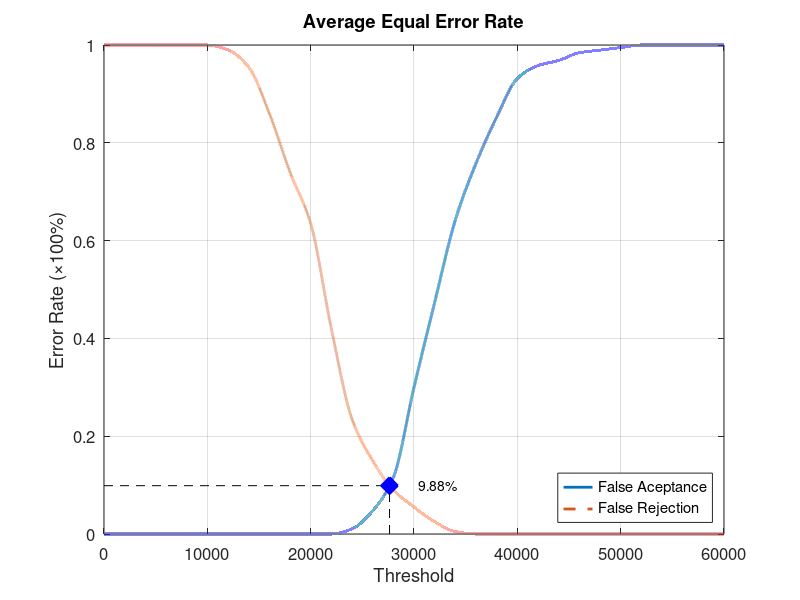
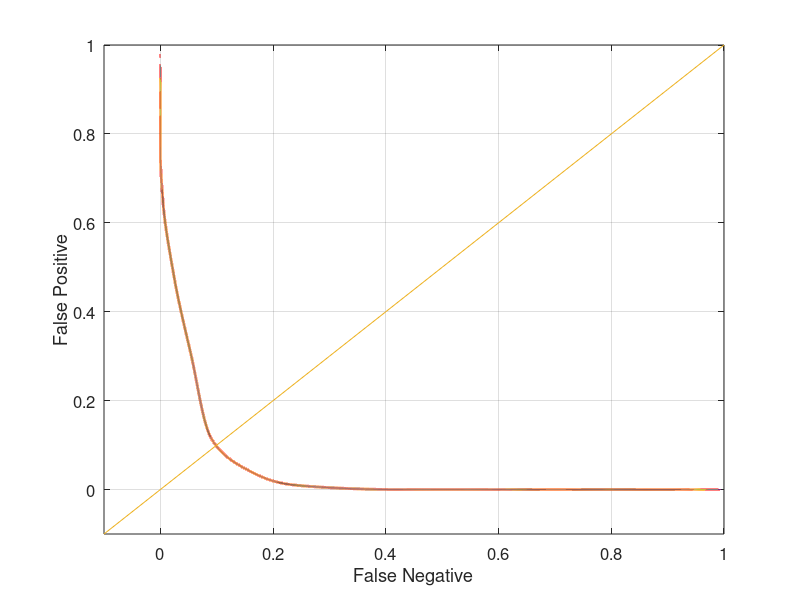

MATLAB code for these plots, in order:
function yEER = Database4_2
close all;
clear;
clc;
x = 0:2000:60000;
xq = 0:0.5:60000;

y0 = [0 0 0 0 0 0 0 0 0 0 0 0 0.0105263 0.0473684 0.115789 0.3 0.473684 0.642105 0.757895 0.852632 0.931579 0.957895 0.968421 0.984211 0.989474 0.994737 1 1 1 1 1];
yy0 = interp1(x, y0, xq, 'pchip');
y1 = [1 1 1 1 1 1 0.99 0.955 0.86 0.74 0.635 0.42 0.235 0.15 0.09 0.055 0.025 0.005 0 0 0 0 0 0 0 0 0 0 0 0 0];
yy1 = interp1(x, y1, xq, 'pchip');

% Calculating EER: 
y2 = abs(y0 - y1);
find(y2 == min(y2))
yy2 = abs(yy0 - yy1);
xEER = find(yy2 == min(yy2));
xEERIndex = xq(xEER) % X-axis EER
yEER = yy0(xEER) % Y-axis EER

main = figure
plot(xq, yy0,'-','LineWidth', 2);	hold on
plot(xq, yy1,'--','LineWidth', 2);	hold on
plot([xEERIndex xEERIndex], [0 yEER], 'k--');	hold on
plot([0 xEERIndex], [yEER yEER], 'k--');	hold on
plot(xEERIndex, yEER, 'bx', 'LineWidth', 10);	hold on
text(xEERIndex + 10 * xEERIndex / 100, yEER, [num2str(round((10000 * yEER)) / 100) '%'])
legend('False Aceptance', 'False Rejection', 'Location', 'SouthEast')
xlabel('Threshold')
ylabel('Error Rate (\times100%)')
title('Average Equal Error Rate')
set(gca, 'FontSize', 12)
axis([0 60000 0 1])
grid on

print(main, 'Database4_2Main', '-dpng');
FNRxFPR = figure('Color', [1 1 1]);
plot(yy1, yy0, '-', yy1, yy0, 'LineWidth', 2);
hold on
y = -0.1:0.1:1
plot(y, y); 
set(gca, 'FontSize', 12)
xlabel('False Negative')
ylabel('False Positive')
axis([-0.1 1 -0.1 1])
set(gca, 'FontSize', 12)
grid on

print(FNRxFPR, 'Database4_2FNRxFPR','-dpng');
end
